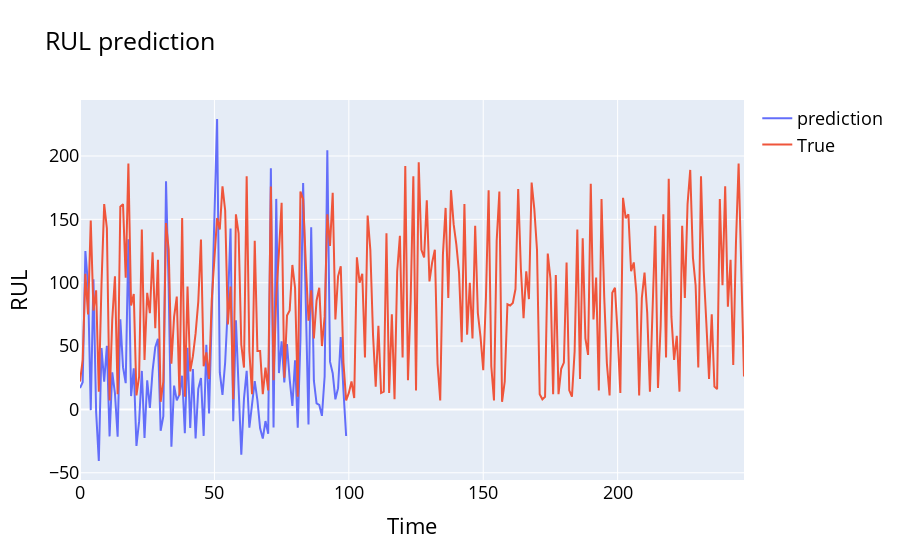

This figure's notebook cell:
### Code cell
plt_rlu(y, y_pred)

### Figure 1 — Plotly figure (JSON) as saved in the notebook; plotly's stock layout.template omitted (floating-point values rounded to 4 significant figures; data arrays with more than 128 entries replaced by an {"elided": "..."} marker saying what was removed)
{"data": [{"mode": "lines", "name": "prediction", "type": "scatter", "x": [0, 1, 2, 3, 4, 5, 6, 7, 8, 9, 10, 11, 12, 13, 14, 15, 16, 17, 18, 19, 20, 21, 22, 23, 24, 25, 26, 27, 28, 29, 30, 31, 32, 33, 34, 35, 36, 37, 38, 39, 40, 41, 42, 43, 44, 45, 46, 47, 48, 49, 50, 51, 52, 53, 54, 55, 56, 57, 58, 59, 60, 61, 62, 63, 64, 65, 66, 67, 68, 69, 70, 71, 72, 73, 74, 75, 76, 77, 78, 79, 80, 81, 82, 83, 84, 85, 86, 87, 88, 89, 90, 91, 92, 93, 94, 95, 96, 97, 98, 99], "y": [16.86, 21.42, 125.0, 97.64, -0.5807, 102.7, -2.046, -40.72, 48.4, 21.82, 50.21, -21.3, 29.24, 12.63, -21.56, 71.08, 33.33, 20.72, 134.4, 10.54, 32.48, -28.78, -9.254, 30.37, -22.55, 22.99, 1.139, 30.41, 49.03, 55.76, -16.88, -5.359, 180.1, 95.42, -29.45, 18.77, 7.161, 11.71, 26.55, -18.82, 48.56, -14.7, 31.9, -23.0, 16.23, 24.71, -20.91, 50.91, -3.277, 72.42, 156.6, 229.2, 29.14, 11.4, 37.17, 81.6, 142.8, -9.355, 70.27, 13.58, -35.78, 8.564, 30.4, -14.44, 5.532, 22.32, 7.042, -14.95, -23.01, -9.212, -19.18, 190.4, -14.27, 166.1, 28.65, 53.68, 21.22, 51.51, 23.75, 2.814, 38.7, -14.47, 55.25, 178.6, 83.47, -11.95, 143.7, 22.63, 4.777, 3.476, -5.083, 25.94, 204.5, 37.7, 28.6, 7.947, 16.76, 57.07, 14.74, -20.97]}, {"mode": "lines", "name": "True", "type": "scatter", "x": {"elided": "248 int values"}, "y": {"elided": "248 int values"}}], "layout": {"font": {"color": "black", "size": 18}, "title": {"text": "RUL prediction"}, "xaxis": {"title": {"text": "Time"}}, "yaxis": {"title": {"text": "RUL"}}}}
